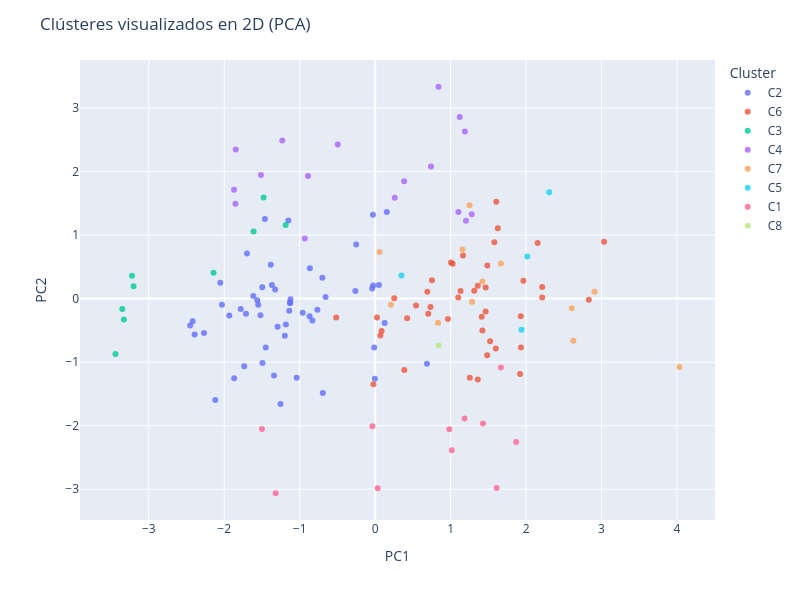

Write notebook code for a chart like this one.
### Markdown cell above
### <font color='008dc3'> Visualizaciones  </font>

### Code cell
# Realizo un PCA
pca = PCA(n_components=2)
X_pca = pca.fit_transform(X)

# Crear un DataFrame para graficar fácilmente
df_pca = pd.DataFrame(X_pca, columns=['PC1', 'PC2'])
df_pca['Name'] = data['Name'].values
df_pca['Cluster'] = data['Cluster'].values

# Crear el scatterplot interactivo con Plotly Express
fig = px.scatter(
    df_pca, 
    x='PC1', 
    y='PC2', 
    color='Cluster',
    hover_data=['Name'],  # Mostrará 'Name'
)

# Personalizar apariencia
fig.update_traces(marker=dict(opacity=0.8))
fig.update_layout(
    title='Clústeres visualizados en 2D (PCA)',
    width=800,
    height=600,
)

fig.show()

### Figure 1 — Plotly figure (JSON) as saved in the notebook; plotly's stock layout.template omitted (floating-point values rounded to 4 significant figures)
{"data": [{"customdata": [["Bulbasaur"], ["Ivysaur"], ["Charmander"], ["Charmeleon"], ["Squirtle"], ["Wartortle"], ["Butterfree"], ["Pidgey"], ["Pidgeotto"], ["Rattata"], ["Spearow"], ["Ekans"], ["Pikachu"], ["Nidoran"], ["Nidorina"], ["Nidoran"], ["Nidorino"], ["Clefairy"], ["Vulpix"], ["Zubat"], ["Oddish"], ["Gloom"], ["Paras"], ["Parasect"], ["Venonat"], ["Venomoth"], ["Diglett"], ["Meowth"], ["Psyduck"], ["Mankey"], ["Growlithe"], ["Poliwag"], ["Machoke"], ["Bellsprout"], ["Weepinbell"], ["Tentacool"], ["Magnemite"], ["Farfetch'd"], ["Doduo"], ["Seel"], ["Drowzee"], ["Voltorb"], ["Exeggcute"], ["Cubone"], ["Lickitung"], ["Koffing"], ["Horsea"], ["Goldeen"], ["Staryu"], ["Ditto"], ["Eevee"], ["Porygon"], ["Omanyte"], ["Dratini"]], "hovertemplate": "Cluster=C2<br>PC1=%{x}<br>PC2=%{y}<br>Name=%{customdata[0]}<extra></extra>", "legendgroup": "C2", "marker": {"color": "#636efa", "opacity": 0.8, "symbol": "circle"}, "mode": "markers", "name": "C2", "orientation": "v", "showlegend": true, "type": "scatter", "x": [-1.183, 0.1265, -1.449, -0.0131, -1.325, 0.04962, -0.004167, -2.419, -0.9605, -2.392, -2.268, -1.712, -1.34, -2.052, -0.6997, -2.03, -0.6566, -1.127, -1.493, -2.452, -1.128, -0.02686, -1.699, 0.1541, -1.496, 0.6859, -2.119, -1.868, -1.293, -1.52, -0.8318, -1.735, -0.0298, -1.615, -0.2625, -0.6939, -1.197, -0.7661, -1.562, -1.122, -0.8688, -1.254, -1.383, -1.461, -0.2518, -1.15, -1.933, -1.368, -1.04, -1.781, -1.138, -0.04041, -0.8651, -1.55], "xaxis": "x", "y": [-0.4078, -0.3831, -0.7704, -0.7712, 0.1419, 0.2133, -1.261, -0.356, -0.2231, -0.5657, -0.5426, -0.2391, -1.208, 0.2507, 0.3294, -0.09502, 0.02739, -0.06247, -1.014, -0.4233, -0.07113, 0.2048, 0.7087, 1.365, 0.1774, -1.025, -1.595, -1.254, -0.441, -0.2615, -0.3435, -1.065, 1.32, 0.04043, 0.1192, -1.486, -0.5859, -0.1743, -0.02476, -0.009442, -0.2763, -1.658, 0.5337, 1.253, 0.8517, 1.23, -0.265, 0.2152, -1.244, -0.1631, -0.1926, 0.1582, 0.4798, -0.09736], "yaxis": "y"}, {"customdata": [["Venusaur"], ["Charizard"], ["Blastoise"], ["Beedrill"], ["Pidgeot"], ["Raticate"], ["Fearow"], ["Arbok"], ["Raichu"], ["Nidoqueen"], ["Nidoking"], ["Ninetales"], ["Golbat"], ["Dugtrio"], ["Persian"], ["Golduck"], ["Primeape"], ["Arcanine"], ["Poliwhirl"], ["Poliwrath"], ["Machamp"], ["Victreebel"], ["Tentacruel"], ["Ponyta"], ["Rapidash"], ["Dodrio"], ["Dewgong"], ["Muk"], ["Hypno"], ["Hitmonlee"], ["Hitmonchan"], ["Kangaskhan"], ["Seaking"], ["Scyther"], ["Electabuzz"], ["Magmar"], ["Tauros"], ["Gyarados"], ["Flareon"], ["Aerodactyl"], ["Articuno"], ["Dragonair"], ["Dragonite"]], "hovertemplate": "Cluster=C6<br>PC1=%{x}<br>PC2=%{y}<br>Name=%{customdata[0]}<extra></extra>", "legendgroup": "C6", "marker": {"color": "#EF553B", "opacity": 0.8, "symbol": "circle"}, "mode": "markers", "name": "C6", "orientation": "v", "showlegend": true, "type": "scatter", "x": [1.93, 1.932, 1.964, 0.02401, 0.9641, 0.08469, 0.4234, 0.5418, 1.254, 1.486, 1.464, 1.599, 0.7037, -0.02328, 0.3857, 1.412, 0.7337, 2.213, -0.5164, 1.579, 1.605, 1.313, 1.92, 0.06888, 1.421, 0.6916, 1.132, 1.625, 1.464, 1.101, 1.005, 1.164, 0.7521, 1.359, 1.359, 1.484, 1.027, 2.153, 2.213, 1.523, 2.831, 0.2527, 3.033], "xaxis": "x", "y": [-0.2781, -0.7712, 0.2814, -0.299, -0.3223, -0.5083, -0.3098, -0.1078, -1.244, 0.5216, 0.1766, -0.7833, -0.2396, -1.347, -1.123, -0.2836, -0.1302, 0.01587, -0.2986, 0.8885, 1.525, 0.1242, -1.187, -0.5821, -0.5034, 0.1065, 0.1218, 1.107, -0.2034, 0.01675, 0.5677, 0.6778, 0.2903, 0.2013, -1.273, -0.8929, 0.5484, 0.874, 0.1813, -0.6708, -0.01898, 0.007617, 0.8951], "yaxis": "y"}, {"customdata": [["Caterpie"], ["Metapod"], ["Weedle"], ["Kakuna"], ["Jigglypuff"], ["Machop"], ["Slowpoke"], ["Grimer"], ["Magikarp"]], "hovertemplate": "Cluster=C3<br>PC1=%{x}<br>PC2=%{y}<br>Name=%{customdata[0]}<extra></extra>", "legendgroup": "C3", "marker": {"color": "#00cc96", "opacity": 0.8, "symbol": "circle"}, "mode": "markers", "name": "C3", "orientation": "v", "showlegend": true, "type": "scatter", "x": [-3.351, -3.222, -3.33, -3.201, -2.142, -1.611, -1.478, -1.187, -3.441], "xaxis": "x", "y": [-0.1627, 0.358, -0.3273, 0.1934, 0.4064, 1.057, 1.592, 1.16, -0.8729], "yaxis": "y"}, {"customdata": [["Sandshrew"], ["Sandslash"], ["Geodude"], ["Graveler"], ["Golem"], ["Shellder"], ["Cloyster"], ["Onix"], ["Krabby"], ["Kingler"], ["Marowak"], ["Weezing"], ["Rhyhorn"], ["Rhydon"], ["Pinsir"], ["Kabuto"], ["Kabutops"]], "hovertemplate": "Cluster=C4<br>PC1=%{x}<br>PC2=%{y}<br>Name=%{customdata[0]}<extra></extra>", "legendgroup": "C4", "marker": {"color": "#ab63fa", "opacity": 0.8, "symbol": "circle"}, "mode": "markers", "name": "C4", "orientation": "v", "showlegend": true, "type": "scatter", "x": [-1.87, 0.3837, -1.848, -0.4957, 1.121, -1.852, 1.189, -0.8892, -1.514, 0.7398, 0.2596, 1.104, -1.231, 0.8394, 1.279, -0.9322, 1.204], "xaxis": "x", "y": [1.715, 1.847, 2.347, 2.426, 2.857, 1.492, 2.631, 1.93, 1.947, 2.078, 1.589, 1.362, 2.487, 3.335, 1.328, 0.9449, 1.227], "yaxis": "y"}, {"customdata": [["Clefable"], ["Vileplume"], ["Slowbro"], ["Magneton"], ["Exeggutor"], ["Tangela"], ["Seadra"], ["Omastar"], ["Zapdos"], ["Moltres"], ["Mewtwo"], ["Mew"]], "hovertemplate": "Cluster=C7<br>PC1=%{x}<br>PC2=%{y}<br>Name=%{customdata[0]}<extra></extra>", "legendgroup": "C7", "marker": {"color": "#FFA15A", "opacity": 0.8, "symbol": "circle"}, "mode": "markers", "name": "C7", "orientation": "v", "showlegend": true, "type": "scatter", "x": [1.285, 1.422, 1.25, 0.8334, 1.666, 0.05891, 0.2092, 1.157, 2.626, 2.605, 4.033, 2.907], "xaxis": "x", "y": [-0.04788, 0.269, 1.468, -0.3809, 0.5529, 0.7354, -0.09694, 0.774, -0.6641, -0.153, -1.075, 0.1099], "yaxis": "y"}, {"customdata": [["Wigglytuff"], ["Lapras"], ["Vaporeon"], ["Snorlax"]], "hovertemplate": "Cluster=C5<br>PC1=%{x}<br>PC2=%{y}<br>Name=%{customdata[0]}<extra></extra>", "legendgroup": "C5", "marker": {"color": "#19d3f3", "opacity": 0.8, "symbol": "circle"}, "mode": "markers", "name": "C5", "orientation": "v", "showlegend": true, "type": "scatter", "x": [0.3486, 2.016, 1.939, 2.307], "xaxis": "x", "y": [0.3627, 0.6629, -0.4893, 1.675], "yaxis": "y"}, {"customdata": [["Abra"], ["Kadabra"], ["Alakazam"], ["Gastly"], ["Haunter"], ["Gengar"], ["Electrode"], ["Starmie"], ["Mr. Mime"], ["Jynx"], ["Jolteon"]], "hovertemplate": "Cluster=C1<br>PC1=%{x}<br>PC2=%{y}<br>Name=%{customdata[0]}<extra></extra>", "legendgroup": "C1", "marker": {"color": "#FF6692", "opacity": 0.8, "symbol": "circle"}, "mode": "markers", "name": "C1", "orientation": "v", "showlegend": true, "type": "scatter", "x": [-1.319, 0.03367, 1.609, -1.5, -0.03595, 1.428, 0.9827, 1.665, 1.185, 1.015, 1.868], "xaxis": "x", "y": [-3.063, -2.985, -2.98, -2.051, -2.009, -1.967, -2.056, -1.086, -1.889, -2.387, -2.256], "yaxis": "y"}, {"customdata": [["Chansey"]], "hovertemplate": "Cluster=C8<br>PC1=%{x}<br>PC2=%{y}<br>Name=%{customdata[0]}<extra></extra>", "legendgroup": "C8", "marker": {"color": "#B6E880", "opacity": 0.8, "symbol": "circle"}, "mode": "markers", "name": "C8", "orientation": "v", "showlegend": true, "type": "scatter", "x": [0.841], "xaxis": "x", "y": [-0.7371], "yaxis": "y"}], "layout": {"height": 600, "legend": {"title": {"text": "Cluster"}, "tracegroupgap": 0}, "margin": {"t": 60}, "title": {"text": "Clústeres visualizados en 2D (PCA)"}, "width": 800, "xaxis": {"anchor": "y", "domain": [0, 1], "title": {"text": "PC1"}}, "yaxis": {"anchor": "x", "domain": [0, 1], "title": {"text": "PC2"}}}}
